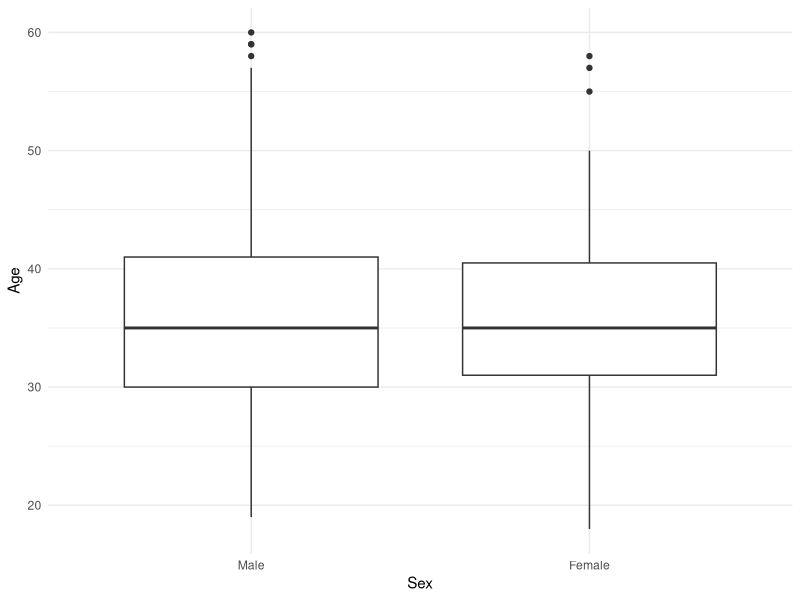
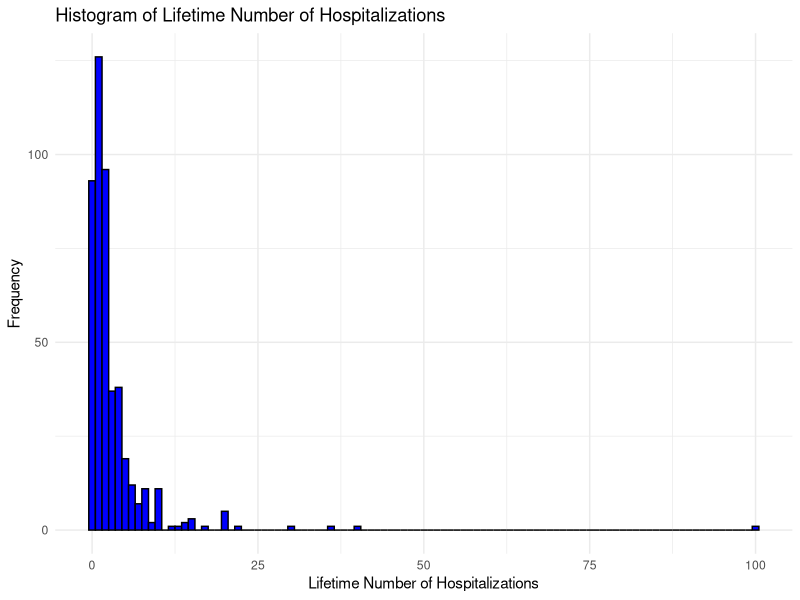
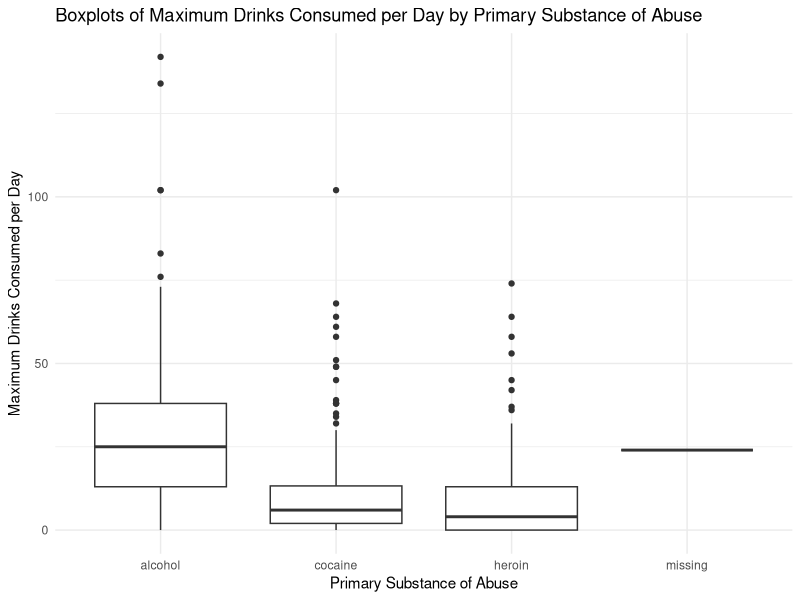
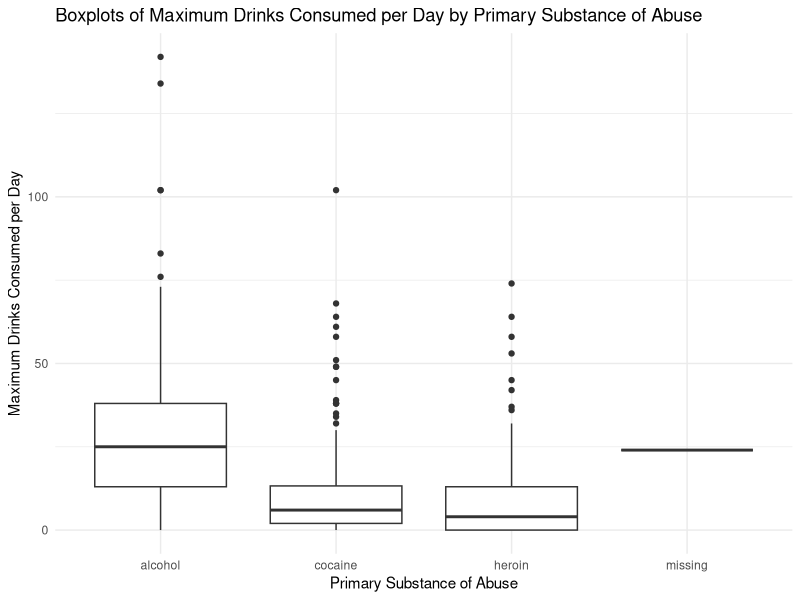
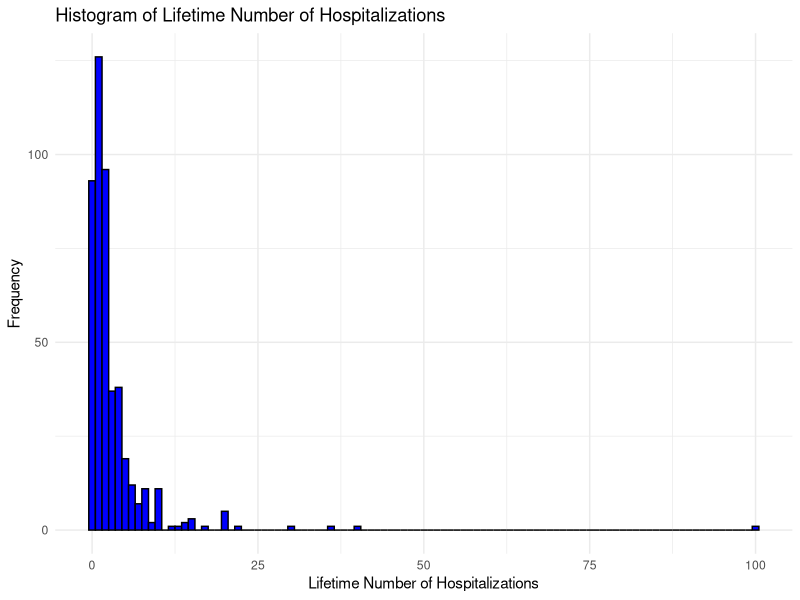
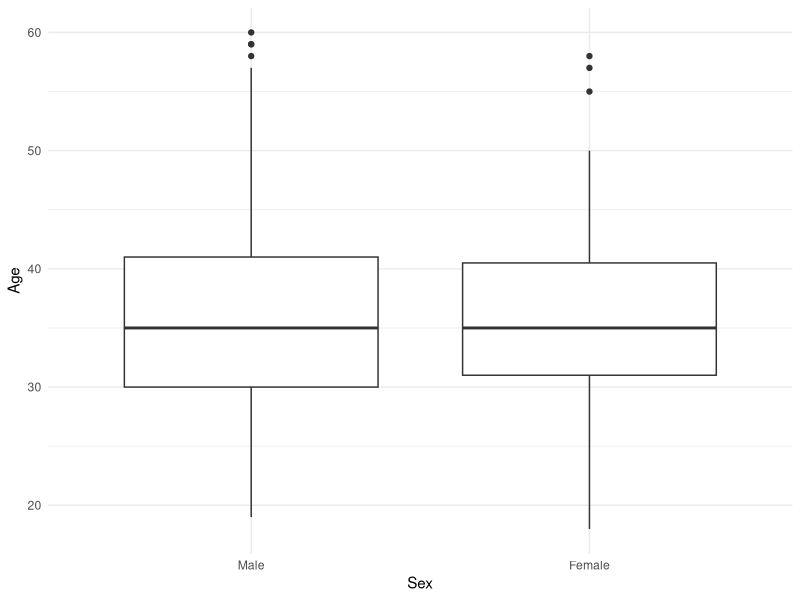

These figures' R source, in order:
# Load the necessary libraries
library(readr)
library(ggplot2)
library(psych)

# Load the dataset
help_miss <- read_csv("HELPmiss.csv")

# Calculate total count of observations
varTotalN <- nrow(help_miss)

# Calculate the percentage of the total count
varTotalNPercent <- 100

# Calculate female count and percentage
varFemaleN <- sum(help_miss$female == 1, na.rm = TRUE)
varFemaleNPercent <- (varFemaleN / varTotalN) * 100

# Calculate male count and percentage
varMaleN <- sum(help_miss$female == 0, na.rm = TRUE)
varMaleNPercent <- (varMaleN / varTotalN) * 100

# Calculate and assign variables for the total section
varTotalAgeMean <- mean(help_miss$age, na.rm = TRUE)
varTotalAgeMedian <- median(help_miss$age, na.rm = TRUE)

# Calculate and assign variables for the Race group
varTotalBlackN <- sum(help_miss$racegrp == "black", na.rm = TRUE)
varTotalHispanicN <- sum(help_miss$racegrp == "hispanic", na.rm = TRUE)
varTotalOtherN <- sum(help_miss$racegrp == "other", na.rm = TRUE)
varTotalWhiteN <- sum(help_miss$racegrp == "white", na.rm = TRUE)

varTotalBlackNPercent <- (varTotalBlackN / nrow(help_miss)) * 100
varTotalHispanicNPercent <- (varTotalHispanicN / nrow(help_miss)) * 100
varTotalOtherNPercent <- (varTotalOtherN / nrow(help_miss)) * 100
varTotalWhiteNPercent <- (varTotalWhiteN / nrow(help_miss)) * 100

# Calculate and assign variables for the Homeless section
varTotalHomelessN <- sum(help_miss$homeless == "homeless", na.rm = TRUE)
varTotalHomelessNPercent <- (varTotalHomelessN / nrow(help_miss)) * 100

# Calculate and assign variables for the Number of hospitalizations section
varTotalHospitalizationsMean <- mean(help_miss$d1, na.rm = TRUE)
varTotalHospitalizationsMedian <- median(help_miss$d1, na.rm = TRUE)

# Calculate and assign variables for the Number of times entered a detox programme section
varTotalDetoxTimesMean <- mean(help_miss$e2b, na.rm = TRUE)
varTotalDetoxTimesMedian <- median(help_miss$e2b, na.rm = TRUE)

# Calculate and assign variables for the Average number of drinks consumed per day section
varTotalDrinksPerDayMean <- mean(help_miss$i1, na.rm = TRUE)
varTotalDrinksPerDayMedian <- median(help_miss$i1, na.rm = TRUE)

# Calculate and assign variables for the Alcohol section
varTotalAlcoholN <- sum(help_miss$substance == "alcohol", na.rm = TRUE)
varTotalAlcoholNPercent <- (varTotalAlcoholN / nrow(help_miss)) * 100

# Calculate and assign variables for the Cocaine section
varTotalCocaineN <- sum(help_miss$substance == "cocaine", na.rm = TRUE)
varTotalCocaineNPercent <- (varTotalCocaineN / nrow(help_miss)) * 100

# Calculate and assign variables for the Heroin section
varTotalHeroinN <- sum(help_miss$substance == "heroin", na.rm = TRUE)
varTotalHeroinNPercent <- (varTotalHeroinN / nrow(help_miss)) * 100

# Calculate and assign variables for the Any substance abuse post-detox section
varTotalSubstanceAbuse <- sum(help_miss$anysub == "yes", na.rm = TRUE)
varTotalSubstanceAbusePercent <- (varTotalSubstanceAbuse / nrow(help_miss)) * 100

# Calculate and assign variables for the Time to first substance abuse post-detox section
varTotalTimeToSubstanceAbuseMean <- mean(help_miss$daysanysub, na.rm = TRUE)
varTotalTimeToSubstanceAbuseMedian <- median(help_miss$daysanysub, na.rm = TRUE)

# Print the calculated variables for the total section
cat("Total section:\n")
cat("Age, years - Mean:", varTotalAgeMean, " Median:", varTotalAgeMedian, "\n")
cat("Race group - Black N:", varTotalBlackN, " (", varTotalBlackNPercent, "%), Hispanic N:", varTotalHispanicN, " (", varTotalHispanicNPercent, "%), Other N:", varTotalOtherN, " (", varTotalOtherNPercent, "%), White N:", varTotalWhiteN, " (", varTotalWhiteNPercent, "%)\n")
cat("Homeless - Homeless N:", varTotalHomelessN, " (", varTotalHomelessNPercent, "%)\n")
cat("Number of hospitalizations for medical problems in their lifetime - Mean:", varTotalHospitalizationsMean, " Median:", varTotalHospitalizationsMedian, "\n")
cat("Number of times entered a detox programme in the past 6 months - Mean:", varTotalDetoxTimesMean, " Median:", varTotalDetoxTimesMedian, "\n")
cat("Average number of drinks consumed per day in the past 30 days - Mean:", varTotalDrinksPerDayMean, " Median:", varTotalDrinksPerDayMedian, "\n")
cat("Alcohol N:", varTotalAlcoholN, " (", varTotalAlcoholNPercent, "%)\n")
cat("Cocaine N:", varTotalCocaineN, " (", varTotalCocaineNPercent, "%)\n")
cat("Heroin N:", varTotalHeroinN, " (", varTotalHeroinNPercent, "%)\n")
cat("Any substance abuse post-detox - N:", varTotalSubstanceAbuse, " (", varTotalSubstanceAbusePercent, "%)\n")
cat("Time to first substance abuse post-detox, days - Mean:", varTotalTimeToSubstanceAbuseMean, " Median:", varTotalTimeToSubstanceAbuseMedian, "\n")

# Calculate and assign variables for the female section
varFemaleAgeMean <- mean(help_miss$age[help_miss$female == 1], na.rm = TRUE)
varFemaleAgeMedian <- median(help_miss$age[help_miss$female == 1], na.rm = TRUE)

# Calculate and assign variables for the Race group - Female
varTotalBlackN_female <- sum(help_miss$racegrp[help_miss$female == 1] == "black", na.rm = TRUE)
varTotalHispanicN_female <- sum(help_miss$racegrp[help_miss$female == 1] == "hispanic", na.rm = TRUE)
varTotalOtherN_female <- sum(help_miss$racegrp[help_miss$female == 1] == "other", na.rm = TRUE)
varTotalWhiteN_female <- sum(help_miss$racegrp[help_miss$female == 1] == "white", na.rm = TRUE)

varTotalBlackNPercent_female <- (varTotalBlackN_female / sum(help_miss$female == 1, na.rm = TRUE)) * 100
varTotalHispanicNPercent_female <- (varTotalHispanicN_female / sum(help_miss$female == 1, na.rm = TRUE)) * 100
varTotalOtherNPercent_female <- (varTotalOtherN_female / sum(help_miss$female == 1, na.rm = TRUE)) * 100
varTotalWhiteNPercent_female <- (varTotalWhiteN_female / sum(help_miss$female == 1, na.rm = TRUE)) * 100

# Calculate and assign variables for the Homeless - Female
varTotalHomelessN_female <- sum(help_miss$homeless[help_miss$female == 1] == "homeless", na.rm = TRUE)
varTotalHomelessNPercent_female <- (varTotalHomelessN_female / sum(help_miss$female == 1, na.rm = TRUE)) * 100

# Calculate and assign variables for the Number of hospitalizations - Female
varTotalHospitalizationsMean_female <- mean(help_miss$d1[help_miss$female == 1], na.rm = TRUE)
varTotalHospitalizationsMedian_female <- median(help_miss$d1[help_miss$female == 1], na.rm = TRUE)

# Calculate and assign variables for the Number of times entered a detox programme - Female
varTotalDetoxTimesMean_female <- mean(help_miss$e2b[help_miss$female == 1], na.rm = TRUE)
varTotalDetoxTimesMedian_female <- median(help_miss$e2b[help_miss$female == 1], na.rm = TRUE)

# Calculate and assign variables for the Average number of drinks consumed per day - Female
varTotalDrinksPerDayMean_female <- mean(help_miss$i1[help_miss$female == 1], na.rm = TRUE)
varTotalDrinksPerDayMedian_female <- median(help_miss$i1[help_miss$female == 1], na.rm = TRUE)

# Calculate and assign variables for the Alcohol - Female
varTotalAlcoholN_female <- sum(help_miss$substance[help_miss$female == 1] == "alcohol", na.rm = TRUE)
varTotalAlcoholNPercent_female <- (varTotalAlcoholN_female / sum(help_miss$female == 1, na.rm = TRUE)) * 100

# Calculate and assign variables for the Cocaine - Female
varTotalCocaineN_female <- sum(help_miss$substance[help_miss$female == 1] == "cocaine", na.rm = TRUE)
varTotalCocaineNPercent_female <- (varTotalCocaineN_female / sum(help_miss$female == 1, na.rm = TRUE)) * 100

# Calculate and assign variables for the Heroin - Female
varTotalHeroinN_female <- sum(help_miss$substance[help_miss$female == 1] == "heroin", na.rm = TRUE)
varTotalHeroinNPercent_female <- (varTotalHeroinN_female / sum(help_miss$female == 1, na.rm = TRUE)) * 100

# Calculate and assign variables for the Any substance abuse post-detox - Female
varTotalSubstanceAbuse_female <- sum(help_miss$anysub[help_miss$female == 1] == "yes", na.rm = TRUE)
varTotalSubstanceAbusePercent_female <- (varTotalSubstanceAbuse_female / sum(help_miss$female == 1, na.rm = TRUE)) * 100

# Calculate and assign variables for the Time to first substance abuse post-detox - Female
varTotalTimeToSubstanceAbuseMean_female <- mean(help_miss$daysanysub[help_miss$female == 1], na.rm = TRUE)
varTotalTimeToSubstanceAbuseMedian_female <- median(help_miss$daysanysub[help_miss$female == 1], na.rm = TRUE)

# Print the calculated variables for the female section
cat("\nFemale section:\n")
cat("Age, years - Mean:", varFemaleAgeMean, " Median:", varFemaleAgeMedian, "\n")
cat("Race group - Black N:", varTotalBlackN_female, " (", varTotalBlackNPercent_female, "%), Hispanic N:", varTotalHispanicN_female, " (", varTotalHispanicNPercent_female, "%), Other N:", varTotalOtherN_female, " (", varTotalOtherNPercent_female, "%), White N:", varTotalWhiteN_female, " (", varTotalWhiteNPercent_female, "%)\n")
cat("Homeless - Homeless N:", varTotalHomelessN_female, " (", varTotalHomelessNPercent_female, "%)\n")
cat("Number of hospitalizations for medical problems in their lifetime - Mean:", varTotalHospitalizationsMean_female, " Median:", varTotalHospitalizationsMedian_female, "\n")
cat("Number of times entered a detox programme in the past 6 months - Mean:", varTotalDetoxTimesMean_female, " Median:", varTotalDetoxTimesMedian_female, "\n")
cat("Average number of drinks consumed per day in the past 30 days - Mean:", varTotalDrinksPerDayMean_female, " Median:", varTotalDrinksPerDayMedian_female, "\n")
cat("Alcohol N:", varTotalAlcoholN_female, " (", varTotalAlcoholNPercent_female, "%)\n")
cat("Cocaine N:", varTotalCocaineN_female, " (", varTotalCocaineNPercent_female, "%)\n")
cat("Heroin N:", varTotalHeroinN_female, " (", varTotalHeroinNPercent_female, "%)\n")
cat("Any substance abuse post-detox - N:", varTotalSubstanceAbuse_female, " (", varTotalSubstanceAbusePercent_female, "%)\n")
cat("Time to first substance abuse post-detox, days - Mean:", varTotalTimeToSubstanceAbuseMean_female, " Median:", varTotalTimeToSubstanceAbuseMedian_female, "\n")

# Calculate and assign variables for the male section
varMaleAgeMean <- mean(help_miss$age[help_miss$female == 0], na.rm = TRUE)
varMaleAgeMedian <- median(help_miss$age[help_miss$female == 0], na.rm = TRUE)

# Calculate and assign variables for the Race group - Male
varTotalBlackN_male <- sum(help_miss$racegrp[help_miss$female == 0] == "black", na.rm = TRUE)
varTotalHispanicN_male <- sum(help_miss$racegrp[help_miss$female == 0] == "hispanic", na.rm = TRUE)
varTotalOtherN_male <- sum(help_miss$racegrp[help_miss$female == 0] == "other", na.rm = TRUE)
varTotalWhiteN_male <- sum(help_miss$racegrp[help_miss$female == 0] == "white", na.rm = TRUE)

varTotalBlackNPercent_male <- (varTotalBlackN_male / sum(help_miss$female == 0, na.rm = TRUE)) * 100
varTotalHispanicNPercent_male <- (varTotalHispanicN_male / sum(help_miss$female == 0, na.rm = TRUE)) * 100
varTotalOtherNPercent_male <- (varTotalOtherN_male / sum(help_miss$female == 0, na.rm = TRUE)) * 100
varTotalWhiteNPercent_male <- (varTotalWhiteN_male / sum(help_miss$female == 0, na.rm = TRUE)) * 100

# Calculate and assign variables for the Homeless - Male
varTotalHomelessN_male <- sum(help_miss$homeless[help_miss$female == 0] == "homeless", na.rm = TRUE)
varTotalHomelessNPercent_male <- (varTotalHomelessN_male / sum(help_miss$female == 0, na.rm = TRUE)) * 100

# Calculate and assign variables for the Number of hospitalizations - Male
varTotalHospitalizationsMean_male <- mean(help_miss$d1[help_miss$female == 0], na.rm = TRUE)
varTotalHospitalizationsMedian_male <- median(help_miss$d1[help_miss$female == 0], na.rm = TRUE)

# Calculate and assign variables for the Number of times entered a detox programme - Male
varTotalDetoxTimesMean_male <- mean(help_miss$e2b[help_miss$female == 0], na.rm = TRUE)
varTotalDetoxTimesMedian_male <- median(help_miss$e2b[help_miss$female == 0], na.rm = TRUE)

# Calculate and assign variables for the Average number of drinks consumed per day - Male
varTotalDrinksPerDayMean_male <- mean(help_miss$i1[help_miss$female == 0], na.rm = TRUE)
varTotalDrinksPerDayMedian_male <- median(help_miss$i1[help_miss$female == 0], na.rm = TRUE)

# Calculate and assign variables for the Alcohol - Male
varTotalAlcoholN_male <- sum(help_miss$substance[help_miss$female == 0] == "alcohol", na.rm = TRUE)
varTotalAlcoholNPercent_male <- (varTotalAlcoholN_male / sum(help_miss$female == 0, na.rm = TRUE)) * 100

# Calculate and assign variables for the Cocaine - Male
varTotalCocaineN_male <- sum(help_miss$substance[help_miss$female == 0] == "cocaine", na.rm = TRUE)
varTotalCocaineNPercent_male <- (varTotalCocaineN_male / sum(help_miss$female == 0, na.rm = TRUE)) * 100

# Calculate and assign variables for the Heroin - Male
varTotalHeroinN_male <- sum(help_miss$substance[help_miss$female == 0] == "heroin", na.rm = TRUE)
varTotalHeroinNPercent_male <- (varTotalHeroinN_male / sum(help_miss$female == 0, na.rm = TRUE)) * 100

# Calculate and assign variables for the Any substance abuse post-detox - Male
varTotalSubstanceAbuse_male <- sum(help_miss$anysub[help_miss$female == 0] == "yes", na.rm = TRUE)
varTotalSubstanceAbusePercent_male <- (varTotalSubstanceAbuse_male / sum(help_miss$female == 0, na.rm = TRUE)) * 100

# Calculate and assign variables for the Time to first substance abuse post-detox - Male
varTotalTimeToSubstanceAbuseMean_male <- mean(help_miss$daysanysub[help_miss$female == 0], na.rm = TRUE)
varTotalTimeToSubstanceAbuseMedian_male <- median(help_miss$daysanysub[help_miss$female == 0], na.rm = TRUE)

# Print the calculated variables for the male section
cat("\nMale section:\n")
cat("Age, years - Mean:", varMaleAgeMean, " Median:", varMaleAgeMedian, "\n")
cat("Race group - Black N:", varTotalBlackN_male, " (", varTotalBlackNPercent_male, "%), Hispanic N:", varTotalHispanicN_male, " (", varTotalHispanicNPercent_male, "%), Other N:", varTotalOtherN_male, " (", varTotalOtherNPercent_male, "%), White N:", varTotalWhiteN_male, " (", varTotalWhiteNPercent_male, "%)\n")
cat("Homeless - Homeless N:", varTotalHomelessN_male, " (", varTotalHomelessNPercent_male, "%)\n")
cat("Number of hospitalizations for medical problems in their lifetime - Mean:", varTotalHospitalizationsMean_male, " Median:", varTotalHospitalizationsMedian_male, "\n")
cat("Number of times entered a detox programme in the past 6 months - Mean:", varTotalDetoxTimesMean_male, " Median:", varTotalDetoxTimesMedian_male, "\n")
cat("Average number of drinks consumed per day in the past 30 days - Mean:", varTotalDrinksPerDayMean_male, " Median:", varTotalDrinksPerDayMedian_male, "\n")
cat("Alcohol N:", varTotalAlcoholN_male, " (", varTotalAlcoholNPercent_male, "%)\n")
cat("Cocaine N:", varTotalCocaineN_male, " (", varTotalCocaineNPercent_male, "%)\n")
cat("Heroin N:", varTotalHeroinN_male, " (", varTotalHeroinNPercent_male, "%)\n")
cat("Any substance abuse post-detox - N:", varTotalSubstanceAbuse_male, " (", varTotalSubstanceAbusePercent_male, "%)\n")
cat("Time to first substance abuse post-detox, days - Mean:", varTotalTimeToSubstanceAbuseMean_male, " Median:", varTotalTimeToSubstanceAbuseMedian_male, "\n")

# Create the table as a data frame
table_df <- data.frame(
  Cohort_Characteristics = c(
    "n value", "\"Age, years\"", "Race group", "Homeless",
    "Number of hospitalisations for medical problems in their lifetime",
    "Number of times entered a detox programme in the past 6 months",
    "Average number of drinks consumed per day in the past 30 days",
    "Alcohol", "Cocaine", "Heroin", "Any substance abuse post-detox",
    "\"Time to first substance abuse post-detox, days\""
  ),
  `Total mean (SD)` = c(
    NA, varTotalAgeMean, NA, NA,
    varTotalHospitalizationsMean, varTotalDetoxTimesMean, varTotalDrinksPerDayMean,
    NA, NA, NA, NA,
    varTotalTimeToSubstanceAbuseMean
  ),
  `Total median (IQR)` = c(
    NA, varTotalAgeMedian, NA, NA,
    varTotalHospitalizationsMedian, varTotalDetoxTimesMedian, varTotalDrinksPerDayMedian,
    NA, NA, NA, NA,
    varTotalTimeToSubstanceAbuseMedian
  ),
  `Total n` = c(
    varTotalN, NA, NA, varTotalHomelessN,
    NA, NA, NA,
    varTotalAlcoholN, varTotalCocaineN, varTotalHeroinN, varTotalSubstanceAbuse,
    NA
  ),
  `Total n (%)` = c(
    varTotalNPercent, NA, NA, varTotalHomelessNPercent,
    NA, NA, NA,
    varTotalAlcoholNPercent, varTotalCocaineNPercent, varTotalHeroinNPercent, varTotalSubstanceAbusePercent,
    NA
  ),
  `Female mean (SD)` = c(
    NA, varFemaleAgeMean, NA, NA,
    varTotalHospitalizationsMean_female, varTotalDetoxTimesMean_female, varTotalDrinksPerDayMean_female,
    NA, NA, NA, NA,
    varTotalTimeToSubstanceAbuseMean_female
  ),
  `Female median (IQR)` = c(
    NA, varFemaleAgeMedian, NA, NA,
    varTotalHospitalizationsMedian_female, varTotalDetoxTimesMedian_female, varTotalDrinksPerDayMedian_female,
    NA, NA, NA, NA,
    varTotalTimeToSubstanceAbuseMedian_female
  ),
  `Female n` = c(
    varFemaleN, NA, NA, varTotalHomelessN_female,
    NA, NA, NA,
    varTotalAlcoholN_female, varTotalCocaineN_female, varTotalHeroinN_female, varTotalSubstanceAbuse_female,
    NA
  ),
  `Female n (%)` = c(
    varFemaleNPercent, NA, NA, varTotalHomelessNPercent_female,
    NA, NA, NA,
    varTotalAlcoholNPercent_female, varTotalCocaineNPercent_female, varTotalHeroinNPercent_female, varTotalSubstanceAbusePercent_female,
    NA
  ),
  `Male mean (SD)` = c(
    NA, varMaleAgeMean, NA, NA,
    varTotalHospitalizationsMean_male, varTotalDetoxTimesMean_male, varTotalDrinksPerDayMean_male,
    NA, NA, NA, NA,
    varTotalTimeToSubstanceAbuseMean_male
  ),
  `Male median (IQR)` = c(
    NA, varMaleAgeMedian, NA, NA,
    varTotalHospitalizationsMedian_male, varTotalDetoxTimesMedian_male, varTotalDrinksPerDayMedian_male,
    NA, NA, NA, NA,
    varTotalTimeToSubstanceAbuseMedian_male
  ),
  `Male n` = c(
    varMaleN, NA, NA, varTotalHomelessN_male,
    NA, NA, NA,
    varTotalAlcoholN_male, varTotalCocaineN_male, varTotalHeroinN_male, varTotalSubstanceAbuse_male,
    NA
  ),
  `Male n (%)` = c(
    varMaleNPercent, NA, NA, varTotalHomelessNPercent_male,
    NA, NA, NA,
    varTotalAlcoholNPercent_male, varTotalCocaineNPercent_male, varTotalHeroinNPercent_male, varTotalSubstanceAbusePercent_male,
    NA
  )
)

# Write the data frame to a CSV file
write.csv(table_df, "output_table.csv", row.names = FALSE)

# Create the table as a data frame
table_df_substance <- data.frame(
  Cohort_Characteristics = c(
    "n value", "\"Age, years\"", "Alcohol", "Cocaine", "Heroin"
  ),
  `Total mean (SD)` = c(
    NA, mean(help_miss$age), NA, NA, NA
  ),
  `Total median (IQR)` = c(
    NA, median(help_miss$age), NA, NA, NA
  ),
  `Total n` = c(
    varTotalN, NA, sum(help_miss$substance == "alcohol"), sum(help_miss$substance == "cocaine"), sum(help_miss$substance == "heroin")
  ),
  `Total n (%)` = c(
    varTotalNPercent, NA, (sum(help_miss$substance == "alcohol") / nrow(help_miss)) * 100, (sum(help_miss$substance == "cocaine") / nrow(help_miss)) * 100, (sum(help_miss$substance == "heroin") / nrow(help_miss)) * 100
  ),
  `Female mean (SD)` = c(
    NA, mean(help_miss$age[help_miss$sex == "female"]), NA, NA, NA
  ),
  `Female median (IQR)` = c(
    NA, median(help_miss$age[help_miss$sex == "female"]), NA, NA, NA
  ),
  `Female n` = c(
    varFemaleN, NA, sum(help_miss$substance == "alcohol" & help_miss$sex == "female"), sum(help_miss$substance == "cocaine" & help_miss$sex == "female"), sum(help_miss$substance == "heroin" & help_miss$sex == "female")
  ),
  `Female n (%)` = c(
    varFemaleNPercent, NA, (sum(help_miss$substance == "alcohol" & help_miss$sex == "female") / sum(help_miss$sex == "female")) * 100, (sum(help_miss$substance == "cocaine" & help_miss$sex == "female") / sum(help_miss$sex == "female")) * 100, (sum(help_miss$substance == "heroin" & help_miss$sex == "female") / sum(help_miss$sex == "female")) * 100
  ),
  `Male mean (SD)` = c(
    NA, mean(help_miss$age[help_miss$sex == "male"]), NA, NA, NA
  ),
  `Male median (IQR)` = c(
    NA, median(help_miss$age[help_miss$sex == "male"]), NA, NA, NA
  ),
  `Male n` = c(
    varMaleN, NA, sum(help_miss$substance == "alcohol" & help_miss$sex == "male"), sum(help_miss$substance == "cocaine" & help_miss$sex == "male"), sum(help_miss$substance == "heroin" & help_miss$sex == "male")
  ),
  `Male n (%)` = c(
    varMaleNPercent, NA, (sum(help_miss$substance == "alcohol" & help_miss$sex == "male") / sum(help_miss$sex == "male")) * 100, (sum(help_miss$substance == "cocaine" & help_miss$sex == "male") / sum(help_miss$sex == "male")) * 100, (sum(help_miss$substance == "heroin" & help_miss$sex == "male") / sum(help_miss$sex == "male")) * 100
  )
)

# Write the data frame to a CSV file
write.csv(table_df_substance, "substance_abuse_post_detox_table.csv", row.names = FALSE)
print(table_df_substance)

# Create data frames for male and female individuals
female_data <- subset(help_miss, female == 1)
male_data <- subset(help_miss, female == 0)

# Create box plots for age by sex
p <- ggplot(help_miss, aes(x = factor(female, labels = c("Male", "Female")), y = age)) +
  geom_boxplot() +
  labs(x = "Sex", y = "Age") +
  theme_minimal()

# Print the plot
print(p)

# Perform a t-test to compare mean ages by sex
t_test_result <- t.test(age ~ female, data = help_miss)

# Print the t-test result
print("t_test_result")
print(t_test_result)


# Filter out NA values for the variable of interest
hospitalizations_data <- na.omit(help_miss$d1)

# Create a histogram
histogram_plot <- ggplot(data = NULL, aes(x = hospitalizations_data)) +
  geom_histogram(binwidth = 1, fill = "blue", color = "black") +
  labs(x = "Lifetime Number of Hospitalizations", y = "Frequency") +
  ggtitle("Histogram of Lifetime Number of Hospitalizations") +
  theme_minimal()

# Print the histogram
print(histogram_plot)
# Get a detailed description of the distribution
detailed_summary <- describe(hospitalizations_data)
print('detailed_summary')
print(detailed_summary)

# Create a boxplot using ggplot2
boxplot_plot <- ggplot(data = help_miss, aes(x = substance, y = i1)) +
  geom_boxplot() +
  labs(
    x = "Primary Substance of Abuse",
    y = "Maximum Drinks Consumed per Day"
  ) +
  ggtitle("Boxplots of Maximum Drinks Consumed per Day by Primary Substance of Abuse") +
  theme_minimal()

# Print the plot
print(boxplot_plot)

# Create a detailed summary of the boxplot using base R
boxplot_summary <- boxplot.stats(help_miss$i1, coef = 0.1)

# Print the summary
print('boxplot_summary')
print(boxplot_summary)

# Find the row with the outlier value of 142 in the 'i1' variable
outlier_row <- which(help_miss$i1 == 142)

# Extract the primary substance of abuse for this individual
substance_of_abuse <- help_miss$substance[outlier_row]

# Print the result
cat("Primary Substance of Abuse for the person who drank the highest number of drinks:",
    substance_of_abuse, "\n")

# Save the boxplot as a picture file
ggsave("boxplot.png", plot = boxplot_plot, width = 6, height = 4)

# Save the histogram as a picture file
ggsave("histogram.png", plot = histogram_plot, width = 6, height = 4)

# Save the age by sex boxplot as a picture file
ggsave("age_by_sex_boxplot.png", plot = p, width = 6, height = 4)
